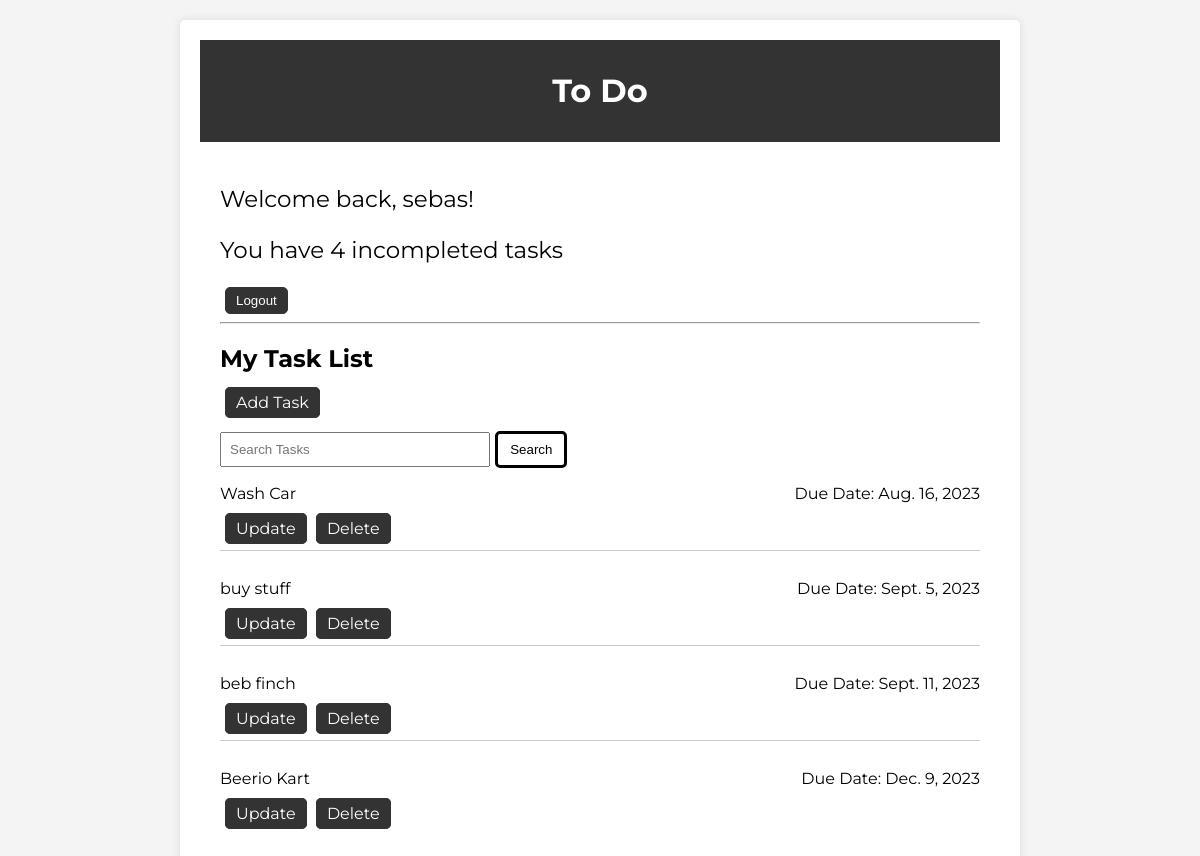
The app's page / (signed in) with its own data.
### tasks/models.py (models this page shows, shortened)
class Task(models.Model):
    title = models.CharField(max_length=200)
    description = models.TextField()
    user = models.ForeignKey(User, on_delete=models.CASCADE)
    created_at = models.DateTimeField(auto_now_add=True)
    due_date = models.DateField()
    completed = models.BooleanField(default=False)
    class Meta():
        ordering = ['completed']

### tasks/views.py (the view)
# urls.py: path('', views.ViewTasks, name = 'task_list'),
@login_required
def ViewTasks(request):
    tasks = Task.objects.filter(user=request.user) # Query all the users tasks from the database
    incomplete_tasks = Task.objects.filter(user=request.user, completed=False)  # Query incomplete tasks
    context = {
        'tasks': tasks,
        'incomplete_tasks': incomplete_tasks,
    }  # Create a context dictionary with the 'tasks'& 'incomplete_tasks' queryset
    return render(request, 'tasks/list.html', context) # Render the 'list.html' template with the context data

### tasks/templates/tasks/list.html (shortened to what this page needs)
{% extends 'tasks/main.html' %}
{% block content %}
    {% if request.user.is_authenticated %}
        <div class="header-text">
            <p>Welcome back, {{ request.user }}!</p>
            <p>You have {{ incomplete_tasks|length }} incompleted tasks</p>
        </div>
        <form method="post" action="{% url 'logout' %}" style="display: inline;">
            <button type="submit" class="logout-link">Logout</button>
        </form>
    {% else %}
        <a href="{% url 'login' %}" class="login-link">Login</a>
    {% endif %}
    <hr>
    <h2>My Task List</h2>
    <a href="{% url 'create_task' %}" class="add-task-link">Add Task</a>
    <form method="get" action="{% url 'search_tasks' %}">
        <input type="text" name="query" placeholder="Search Tasks" class="search-box">
        <input type="submit" value="Search" class="search-button">
    </form>
    {% for task in tasks %}
        <div class="task-view">
            <div class="task-info">
                <p {% if task.completed %}class="completed-task"{% endif %}>{{ task.title }}</p>
                <p>Due Date: {{ task.due_date }}</p>
            </div>
            <a href="{% url 'update_task' task.id %}" class="update-link">Update</a>
            <a href="{% url 'delete_task' task.id %}" class="delete-link">Delete</a>
        </div>
    {% endfor %}
{% endblock %}

### tasks/templates/tasks/main.html (shortened to what this page needs)
{% load static %}
<!DOCTYPE html>
<html lang="en">
<head>
    <link rel="stylesheet" type="text/css" href="{% static 'css/style.css' %}">
</head>
<body>
    <div class="container">
        <header>
            <h1>{% block header %}To Do{% endblock %}</h1>
        </header>
        <main>
            {% block content %}{% endblock %}
        </main>
    </div>
</body>
</html>

### static/css/style.css (style rules this page uses)
body { font-family: 'Montserrat', sans-serif; background-color: #f4f4f4; }
header { background-color: #333; color: #fff; padding: 10px; text-align: center; }
.header-text { font-size: 23px; }
.container { max-width: 800px; margin: 20px auto; background-color: #fff; padding: 20px; border-radius: 5px; box-shadow: 0 0 10px rgba(0, 0, 0, 0.1); }
main { max-width: 800px; margin: 0 auto; padding: 20px; }
a { color: #007BFF; text-decoration: none; transition: color 0.3s; }
.search-box { width: 250px; padding: 8px; margin-top: 20px; margin-right: 1px; }
.task-view:not(:last-child) { border-bottom: 1px solid #ccc; padding-bottom: 12px; margin-bottom: 12px; }
.task-info { display: flex; justify-content: space-between; }
.search-button { background-color: white; border: solid; border-radius: 5px; padding: 8px 12px; cursor: pointer; }
.add-task-link, .update-link, .delete-link { padding: 5px 10px; margin-left: 5px; background-color: #333; color: #fff; text-decoration: none; border-radius: 5px; cursor: pointer; transition: opacity 0.15s; border: 1px solid #333; }
.create-task-form button, .update-task-form button, .delete-task-form button, .login-form button, .register-form button, .logout-link { padding: 5px 10px; margin-left: 5px; background-color: #333; color: #fff; text-decoration: none; border-radius: 5px; cursor: pointer; transition: opacity 0.15s; border: 1px solid #333; }

### records on screen
Task: title "Wash Car", due_date "Aug. 16, 2023"
Task: title "buy stuff", due_date "Sept. 5, 2023"
Task: title "beb finch", due_date "Sept. 11, 2023"
Task: title "Beerio Kart", due_date "Dec. 9, 2023"

### other values on screen
{{ request.user }} "sebas"
{{ incomplete_tasks|length }} "4"
